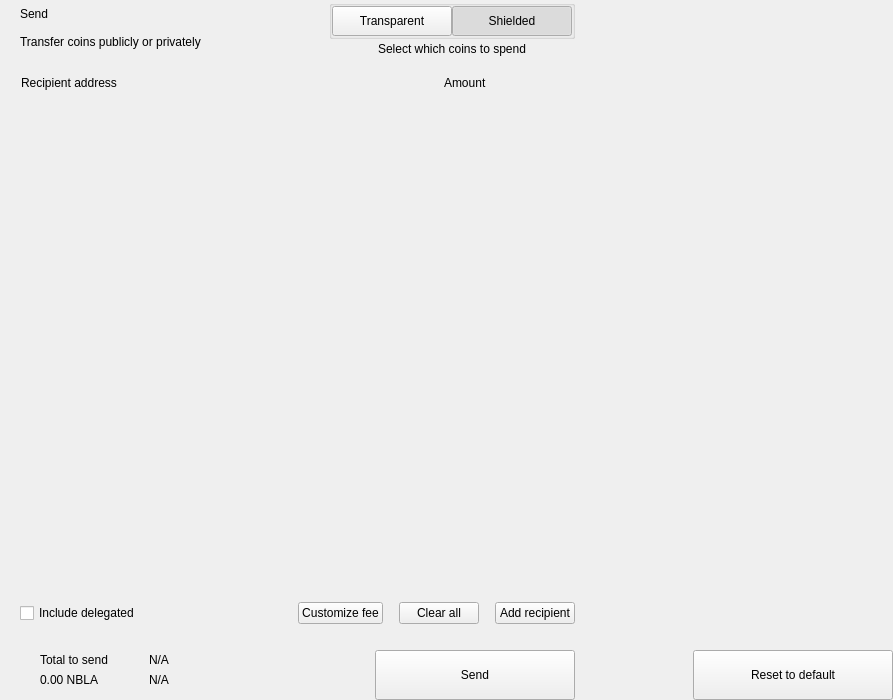
<?xml version="1.0" encoding="UTF-8"?>
<ui version="4.0">
 <class>send</class>
 <widget class="QWidget" name="send">
  <property name="geometry">
   <rect>
    <x>0</x>
    <y>0</y>
    <width>893</width>
    <height>700</height>
   </rect>
  </property>
  <property name="windowTitle">
   <string notr="true">N/A</string>
  </property>
  <layout class="QHBoxLayout" name="horizontalLayout_2" stretch="2,1">
   <property name="spacing">
    <number>0</number>
   </property>
   <property name="leftMargin">
    <number>0</number>
   </property>
   <property name="topMargin">
    <number>0</number>
   </property>
   <property name="rightMargin">
    <number>0</number>
   </property>
   <property name="bottomMargin">
    <number>0</number>
   </property>
   <item>
    <widget class="QWidget" name="left" native="true">
     <layout class="QVBoxLayout" name="verticalLayout_3">
      <property name="spacing">
       <number>0</number>
      </property>
      <property name="leftMargin">
       <number>0</number>
      </property>
      <property name="topMargin">
       <number>0</number>
      </property>
      <property name="rightMargin">
       <number>0</number>
      </property>
      <property name="bottomMargin">
       <number>0</number>
      </property>
      <item>
       <layout class="QVBoxLayout" name="verticalLayout_22" stretch="0,0,0,1,0,0,0,0">
        <property name="spacing">
         <number>0</number>
        </property>
        <item>
         <layout class="QHBoxLayout" name="horizontalLayout_3">
          <property name="spacing">
           <number>0</number>
          </property>
          <property name="leftMargin">
           <number>20</number>
          </property>
          <property name="rightMargin">
           <number>20</number>
          </property>
          <item>
           <layout class="QVBoxLayout" name="verticalLayout">
            <property name="spacing">
             <number>0</number>
            </property>
            <item>
             <widget class="QLabel" name="labelTitle">
              <property name="text">
               <string>Send</string>
              </property>
              <property name="alignment">
               <set>Qt::AlignLeading|Qt::AlignLeft|Qt::AlignVCenter</set>
              </property>
             </widget>
            </item>
            <item>
             <widget class="QLabel" name="labelSubtitle1">
              <property name="text">
               <string>Transfer coins publicly or privately</string>
              </property>
             </widget>
            </item>
           </layout>
          </item>
          <item>
           <spacer name="horizontalSpacer">
            <property name="orientation">
             <enum>Qt::Horizontal</enum>
            </property>
            <property name="sizeHint" stdset="0">
             <size>
              <width>40</width>
              <height>20</height>
             </size>
            </property>
           </spacer>
          </item>
          <item>
           <layout class="QVBoxLayout" name="verticalLayout_6">
            <property name="spacing">
             <number>3</number>
            </property>
            <item alignment="Qt::AlignHCenter">
             <widget class="QGroupBox" name="groupBox">
              <property name="styleSheet">
               <string notr="true">#groupBox{
padding-top:2px;
}</string>
              </property>
              <property name="title">
               <string/>
              </property>
              <property name="alignment">
               <set>Qt::AlignCenter</set>
              </property>
              <layout class="QHBoxLayout" name="horizontalLayout_4">
               <property name="spacing">
                <number>0</number>
               </property>
               <property name="leftMargin">
                <number>0</number>
               </property>
               <property name="topMargin">
                <number>0</number>
               </property>
               <property name="rightMargin">
                <number>0</number>
               </property>
               <property name="bottomMargin">
                <number>0</number>
               </property>
               <item>
                <widget class="QPushButton" name="pushLeft">
                 <property name="minimumSize">
                  <size>
                   <width>120</width>
                   <height>30</height>
                  </size>
                 </property>
                 <property name="maximumSize">
                  <size>
                   <width>120</width>
                   <height>30</height>
                  </size>
                 </property>
                 <property name="focusPolicy">
                  <enum>Qt::NoFocus</enum>
                 </property>
                 <property name="text">
                  <string>Transparent</string>
                 </property>
                 <property name="checkable">
                  <bool>true</bool>
                 </property>
                 <property name="autoExclusive">
                  <bool>true</bool>
                 </property>
                </widget>
               </item>
               <item>
                <widget class="QPushButton" name="pushRight">
                 <property name="minimumSize">
                  <size>
                   <width>120</width>
                   <height>30</height>
                  </size>
                 </property>
                 <property name="maximumSize">
                  <size>
                   <width>120</width>
                   <height>30</height>
                  </size>
                 </property>
                 <property name="focusPolicy">
                  <enum>Qt::NoFocus</enum>
                 </property>
                 <property name="text">
                  <string>Shielded</string>
                 </property>
                 <property name="checkable">
                  <bool>true</bool>
                 </property>
                 <property name="checked">
                  <bool>true</bool>
                 </property>
                 <property name="autoExclusive">
                  <bool>true</bool>
                 </property>
                </widget>
               </item>
              </layout>
             </widget>
            </item>
            <item alignment="Qt::AlignHCenter|Qt::AlignTop">
             <widget class="QLabel" name="labelSubtitle2">
              <property name="styleSheet">
               <string notr="true"/>
              </property>
              <property name="text">
               <string>Select which coins to spend</string>
              </property>
              <property name="alignment">
               <set>Qt::AlignCenter</set>
              </property>
              <property name="indent">
               <number>0</number>
              </property>
             </widget>
            </item>
           </layout>
          </item>
         </layout>
        </item>
        <item>
         <spacer name="verticalSpacer_2">
          <property name="orientation">
           <enum>Qt::Vertical</enum>
          </property>
          <property name="sizeType">
           <enum>QSizePolicy::Fixed</enum>
          </property>
          <property name="sizeHint" stdset="0">
           <size>
            <width>20</width>
            <height>20</height>
           </size>
          </property>
         </spacer>
        </item>
        <item>
         <layout class="QHBoxLayout" name="horizontalLayout" stretch="6,0,2">
          <property name="spacing">
           <number>0</number>
          </property>
          <property name="leftMargin">
           <number>10</number>
          </property>
          <property name="topMargin">
           <number>0</number>
          </property>
          <property name="rightMargin">
           <number>20</number>
          </property>
          <property name="bottomMargin">
           <number>0</number>
          </property>
          <item>
           <widget class="QLabel" name="labelSubtitleAddress">
            <property name="styleSheet">
             <string notr="true">margin-left:8px;</string>
            </property>
            <property name="text">
             <string>Recipient address</string>
            </property>
           </widget>
          </item>
          <item>
           <spacer name="horizontalSpacer_3">
            <property name="orientation">
             <enum>Qt::Horizontal</enum>
            </property>
            <property name="sizeType">
             <enum>QSizePolicy::Fixed</enum>
            </property>
            <property name="sizeHint" stdset="0">
             <size>
              <width>40</width>
              <height>1</height>
             </size>
            </property>
           </spacer>
          </item>
          <item>
           <widget class="QLabel" name="labelSubtitleAmount">
            <property name="text">
             <string>Amount</string>
            </property>
           </widget>
          </item>
         </layout>
        </item>
        <item>
         <widget class="QScrollArea" name="scrollArea">
          <property name="minimumSize">
           <size>
            <width>0</width>
            <height>350</height>
           </size>
          </property>
          <property name="styleSheet">
           <string notr="true">#scrollArea {
            background:transparent;
            margin-top:10px;
}</string>
          </property>
          <property name="horizontalScrollBarPolicy">
           <enum>Qt::ScrollBarAlwaysOff</enum>
          </property>
          <property name="sizeAdjustPolicy">
           <enum>QAbstractScrollArea::AdjustIgnored</enum>
          </property>
          <property name="widgetResizable">
           <bool>true</bool>
          </property>
          <property name="alignment">
           <set>Qt::AlignLeading|Qt::AlignLeft|Qt::AlignTop</set>
          </property>
          <widget class="QWidget" name="scrollAreaWidgetContents">
           <property name="geometry">
            <rect>
             <x>0</x>
             <y>0</y>
             <width>591</width>
             <height>16</height>
            </rect>
           </property>
           <property name="sizePolicy">
            <sizepolicy hsizetype="Preferred" vsizetype="Maximum">
             <horstretch>0</horstretch>
             <verstretch>0</verstretch>
            </sizepolicy>
           </property>
           <property name="autoFillBackground">
            <bool>false</bool>
           </property>
           <property name="styleSheet">
            <string notr="true">#scrollAreaWidgetContents {
             background:transparent;
             }</string>
           </property>
           <layout class="QVBoxLayout" name="verticalLayout_7">
            <property name="spacing">
             <number>0</number>
            </property>
            <property name="sizeConstraint">
             <enum>QLayout::SetDefaultConstraint</enum>
            </property>
            <property name="leftMargin">
             <number>0</number>
            </property>
            <property name="topMargin">
             <number>0</number>
            </property>
            <property name="rightMargin">
             <number>0</number>
            </property>
            <property name="bottomMargin">
             <number>0</number>
            </property>
           </layout>
          </widget>
         </widget>
        </item>
        <item>
         <spacer name="verticalSpacer_4">
          <property name="orientation">
           <enum>Qt::Vertical</enum>
          </property>
          <property name="sizeType">
           <enum>QSizePolicy::Fixed</enum>
          </property>
          <property name="sizeHint" stdset="0">
           <size>
            <width>20</width>
            <height>20</height>
           </size>
          </property>
         </spacer>
        </item>
        <item>
         <layout class="QHBoxLayout" name="horizontalLayout_20">
          <property name="spacing">
           <number>6</number>
          </property>
          <property name="leftMargin">
           <number>20</number>
          </property>
          <property name="rightMargin">
           <number>20</number>
          </property>
          <item>
           <widget class="QCheckBox" name="checkBoxDelegations">
            <property name="layoutDirection">
             <enum>Qt::LeftToRight</enum>
            </property>
            <property name="text">
             <string>Include delegated</string>
            </property>
           </widget>
          </item>
          <item>
           <spacer name="horizontalSpacer_4">
            <property name="orientation">
             <enum>Qt::Horizontal</enum>
            </property>
            <property name="sizeHint" stdset="0">
             <size>
              <width>10</width>
              <height>20</height>
             </size>
            </property>
           </spacer>
          </item>
          <item>
           <widget class="QPushButton" name="pushButtonFee">
            <property name="focusPolicy">
             <enum>Qt::NoFocus</enum>
            </property>
            <property name="text">
             <string>Customize fee</string>
            </property>
           </widget>
          </item>
          <item>
           <spacer name="horizontalSpacer_11">
            <property name="orientation">
             <enum>Qt::Horizontal</enum>
            </property>
            <property name="sizeType">
             <enum>QSizePolicy::Minimum</enum>
            </property>
            <property name="sizeHint" stdset="0">
             <size>
              <width>10</width>
              <height>20</height>
             </size>
            </property>
           </spacer>
          </item>
          <item>
           <widget class="QPushButton" name="pushButtonClear">
            <property name="focusPolicy">
             <enum>Qt::NoFocus</enum>
            </property>
            <property name="layoutDirection">
             <enum>Qt::RightToLeft</enum>
            </property>
            <property name="text">
             <string>Clear all</string>
            </property>
           </widget>
          </item>
          <item>
           <spacer name="horizontalSpacer_6">
            <property name="orientation">
             <enum>Qt::Horizontal</enum>
            </property>
            <property name="sizeType">
             <enum>QSizePolicy::Fixed</enum>
            </property>
            <property name="sizeHint" stdset="0">
             <size>
              <width>10</width>
              <height>20</height>
             </size>
            </property>
           </spacer>
          </item>
          <item>
           <widget class="QPushButton" name="pushButtonAddRecipient">
            <property name="focusPolicy">
             <enum>Qt::NoFocus</enum>
            </property>
            <property name="text">
             <string>Add recipient</string>
            </property>
           </widget>
          </item>
         </layout>
        </item>
        <item>
         <spacer name="verticalSpacer">
          <property name="orientation">
           <enum>Qt::Vertical</enum>
          </property>
          <property name="sizeType">
           <enum>QSizePolicy::Fixed</enum>
          </property>
          <property name="sizeHint" stdset="0">
           <size>
            <width>20</width>
            <height>16</height>
           </size>
          </property>
         </spacer>
        </item>
        <item>
         <layout class="QHBoxLayout" name="horizontalLayout_7">
          <property name="rightMargin">
           <number>20</number>
          </property>
          <item>
           <layout class="QHBoxLayout" name="horizontalLayout_10">
            <property name="spacing">
             <number>0</number>
            </property>
            <property name="leftMargin">
             <number>8</number>
            </property>
            <item>
             <widget class="QStackedWidget" name="stackedWidget">
              <property name="minimumSize">
               <size>
                <width>0</width>
                <height>60</height>
               </size>
              </property>
              <property name="maximumSize">
               <size>
                <width>16777215</width>
                <height>60</height>
               </size>
              </property>
              <widget class="QWidget" name="page1">
               <layout class="QVBoxLayout" name="verticalLayout_71" stretch="0">
                <property name="spacing">
                 <number>6</number>
                </property>
                <property name="leftMargin">
                 <number>12</number>
                </property>
                <property name="topMargin">
                 <number>0</number>
                </property>
                <property name="rightMargin">
                 <number>0</number>
                </property>
                <property name="bottomMargin">
                 <number>0</number>
                </property>
                <item>
                 <widget class="QWidget" name="coinWidget" native="true">
                  <property name="minimumSize">
                   <size>
                    <width>0</width>
                    <height>60</height>
                   </size>
                  </property>
                  <property name="maximumSize">
                   <size>
                    <width>16777215</width>
                    <height>60</height>
                   </size>
                  </property>
                  <layout class="QHBoxLayout" name="horizontalLayout_9">
                   <property name="spacing">
                    <number>0</number>
                   </property>
                   <property name="leftMargin">
                    <number>20</number>
                   </property>
                   <property name="topMargin">
                    <number>10</number>
                   </property>
                   <property name="rightMargin">
                    <number>20</number>
                   </property>
                   <property name="bottomMargin">
                    <number>10</number>
                   </property>
                   <item>
                    <layout class="QVBoxLayout" name="verticalSend">
                     <property name="spacing">
                      <number>0</number>
                     </property>
                     <item>
                      <widget class="QLabel" name="labelTitleTotalSend">
                       <property name="text">
                        <string>Total to send</string>
                       </property>
                      </widget>
                     </item>
                     <item>
                      <widget class="QLabel" name="labelAmountSend">
                       <property name="text">
                        <string notr="true">0.00 NBLA</string>
                       </property>
                      </widget>
                     </item>
                    </layout>
                   </item>
                   <item>
                    <spacer name="horizontalSpacer_9">
                     <property name="orientation">
                      <enum>Qt::Horizontal</enum>
                     </property>
                     <property name="sizeType">
                      <enum>QSizePolicy::Fixed</enum>
                     </property>
                     <property name="sizeHint" stdset="0">
                      <size>
                       <width>20</width>
                       <height>20</height>
                      </size>
                     </property>
                    </spacer>
                   </item>
                   <item>
                    <widget class="QLabel" name="labelLine">
                     <property name="minimumSize">
                      <size>
                       <width>1</width>
                       <height>0</height>
                      </size>
                     </property>
                     <property name="maximumSize">
                      <size>
                       <width>1</width>
                       <height>16777215</height>
                      </size>
                     </property>
                     <property name="text">
                      <string/>
                     </property>
                    </widget>
                   </item>
                   <item>
                    <spacer name="horizontalSpacer_10">
                     <property name="orientation">
                      <enum>Qt::Horizontal</enum>
                     </property>
                     <property name="sizeType">
                      <enum>QSizePolicy::Fixed</enum>
                     </property>
                     <property name="sizeHint" stdset="0">
                      <size>
                       <width>20</width>
                       <height>20</height>
                      </size>
                     </property>
                    </spacer>
                   </item>
                   <item>
                    <layout class="QVBoxLayout" name="verticalRemaining">
                     <property name="spacing">
                      <number>0</number>
                     </property>
                     <item>
                      <widget class="QLabel" name="labelTitleTotalRemaining">
                       <property name="text">
                        <string notr="true">N/A</string>
                       </property>
                      </widget>
                     </item>
                     <item>
                      <widget class="QLabel" name="labelAmountRemaining">
                       <property name="text">
                        <string notr="true">N/A</string>
                       </property>
                      </widget>
                     </item>
                    </layout>
                   </item>
                  </layout>
                 </widget>
                </item>
               </layout>
              </widget>
              <widget class="QWidget" name="page_2"/>
             </widget>
            </item>
           </layout>
          </item>
          <item>
           <spacer name="horizontalSpacer_5">
            <property name="orientation">
             <enum>Qt::Horizontal</enum>
            </property>
            <property name="sizeType">
             <enum>QSizePolicy::Expanding</enum>
            </property>
            <property name="sizeHint" stdset="0">
             <size>
              <width>40</width>
              <height>20</height>
             </size>
            </property>
           </spacer>
          </item>
          <item alignment="Qt::AlignBottom">
           <widget class="QPushButton" name="pushButtonSave">
            <property name="minimumSize">
             <size>
              <width>200</width>
              <height>50</height>
             </size>
            </property>
            <property name="maximumSize">
             <size>
              <width>200</width>
              <height>50</height>
             </size>
            </property>
            <property name="focusPolicy">
             <enum>Qt::NoFocus</enum>
            </property>
            <property name="text">
             <string>Send</string>
            </property>
           </widget>
          </item>
         </layout>
        </item>
       </layout>
      </item>
     </layout>
    </widget>
   </item>
   <item>
    <widget class="QWidget" name="right" native="true">
     <layout class="QVBoxLayout" name="verticalLayout_5">
      <property name="leftMargin">
       <number>0</number>
      </property>
      <property name="topMargin">
       <number>0</number>
      </property>
      <property name="rightMargin">
       <number>0</number>
      </property>
      <property name="bottomMargin">
       <number>0</number>
      </property>
      <item>
       <layout class="QVBoxLayout" name="verticalLayout_4">
        <property name="spacing">
         <number>6</number>
        </property>
        <item>
         <widget class="OptionButton" name="btnCoinControl" native="true">
          <property name="minimumSize">
           <size>
            <width>0</width>
            <height>50</height>
           </size>
          </property>
         </widget>
        </item>
        <item>
         <widget class="OptionButton" name="btnChangeAddress" native="true">
          <property name="minimumSize">
           <size>
            <width>0</width>
            <height>50</height>
           </size>
          </property>
         </widget>
        </item>
        <item>
         <widget class="OptionButton" name="btnUri" native="true">
          <property name="minimumSize">
           <size>
            <width>0</width>
            <height>50</height>
           </size>
          </property>
         </widget>
        </item>
        <item>
         <widget class="OptionButton" name="btnShieldCoins" native="true">
          <property name="minimumSize">
           <size>
            <width>0</width>
            <height>50</height>
           </size>
          </property>
         </widget>
        </item>
        <item>
         <spacer name="verticalSpacer_5">
          <property name="orientation">
           <enum>Qt::Vertical</enum>
          </property>
          <property name="sizeHint" stdset="0">
           <size>
            <width>20</width>
            <height>40</height>
           </size>
          </property>
         </spacer>
        </item>
        <item>
         <layout class="QHBoxLayout" name="horizontalLayout_8">
          <item>
           <spacer name="horizontalSpacer_7">
            <property name="orientation">
             <enum>Qt::Horizontal</enum>
            </property>
            <property name="sizeHint" stdset="0">
             <size>
              <width>40</width>
              <height>20</height>
             </size>
            </property>
           </spacer>
          </item>
          <item>
           <widget class="QPushButton" name="pushButtonReset">
            <property name="minimumSize">
             <size>
              <width>200</width>
              <height>50</height>
             </size>
            </property>
            <property name="maximumSize">
             <size>
              <width>200</width>
              <height>50</height>
             </size>
            </property>
            <property name="focusPolicy">
             <enum>Qt::NoFocus</enum>
            </property>
            <property name="text">
             <string>Reset to default</string>
            </property>
           </widget>
          </item>
         </layout>
        </item>
       </layout>
      </item>
     </layout>
    </widget>
   </item>
  </layout>
 </widget>
 <customwidgets>
  <customwidget>
   <class>OptionButton</class>
   <extends>QWidget</extends>
   <header>qt/nebulaproject/optionbutton.h</header>
   <container>1</container>
  </customwidget>
 </customwidgets>
 <resources/>
 <connections/>
</ui>
